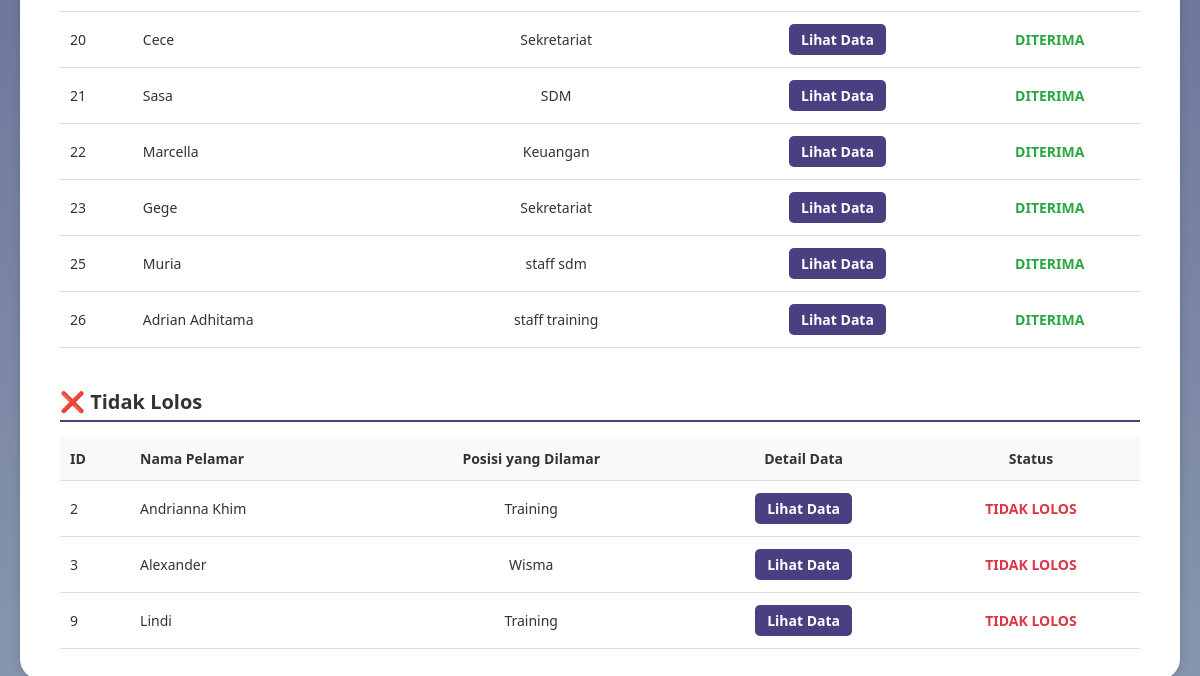
Before: /administrasi_pelamar.php (lower part) with the older database file.
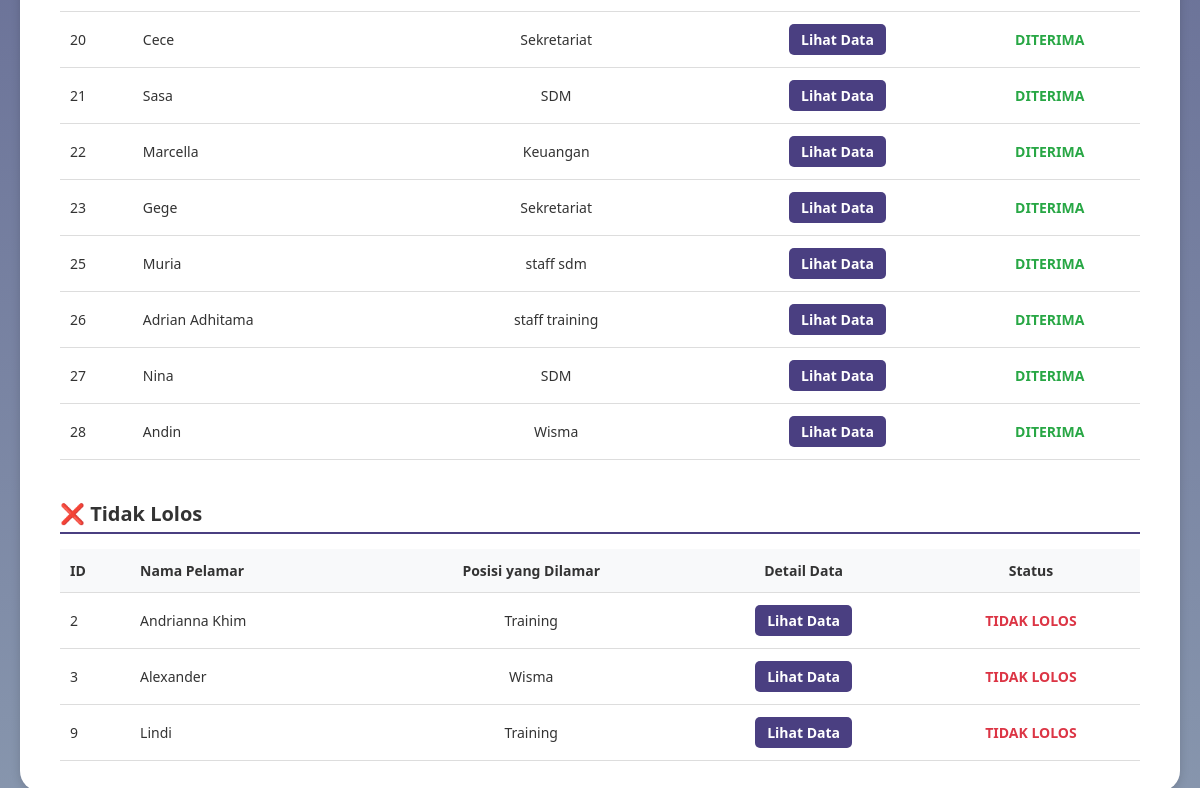
After: the same page with the newer database file.
### tables this page shows
CREATE TABLE `data_pelamar` (
  `id` int(11) NOT NULL,
  `user_id` int(11) NOT NULL,
  `nama_lengkap` varchar(100) DEFAULT NULL,
  `posisi_dilamar` varchar(100) DEFAULT NULL,
  `jenis_kelamin` varchar(20) DEFAULT NULL,
  `tempat_lahir` varchar(100) DEFAULT NULL,
  `tanggal_lahir` date DEFAULT NULL,
  `nik` varchar(50) DEFAULT NULL,
  `alamat_rumah` text DEFAULT NULL,
  `alamat_domisili` text DEFAULT NULL,
  `no_telp` varchar(20) DEFAULT NULL,
  `email` varchar(100) DEFAULT NULL,
  `agama` varchar(50) DEFAULT NULL,
  `kontak_darurat` varchar(50) DEFAULT NULL,
  `pendidikan_terakhir` varchar(50) DEFAULT NULL,
  `surat_lamaran` varchar(255) DEFAULT NULL,
  `cv` varchar(255) DEFAULT NULL,
  `photo_formal` varchar(255) DEFAULT NULL,
  `ijazah_transkrip` varchar(255) DEFAULT NULL,
  `berkas_pendukung` varchar(255) DEFAULT NULL,
  `ktp` varchar(255) DEFAULT NULL,
  `status` varchar(50) DEFAULT 'Menunggu Proses',
  `status_seleksi` varchar(100) DEFAULT 'Proses seleksi sedang berlangsung',
  `pengumuman` text DEFAULT 'Belum ada pengumuman saat ini.',
  `created_at` timestamp NOT NULL DEFAULT current_timestamp()
);

### administrasi_pelamar.php (the view, shortened to what this page needs)
<?php
require 'config.php';
$search_keyword = '';
function getApplicantsByStatus($conn, $status, $search_keyword = '') {
    if (!empty($search_keyword)) {
        $sql = "SELECT id, nama_lengkap, posisi_dilamar, no_telp, email, status
                FROM data_pelamar
                WHERE status = ? AND (nama_lengkap LIKE ? OR posisi_dilamar LIKE ?)";
        $stmt = $conn->prepare($sql);
        $search_term = "%$search_keyword%";
        $stmt->bind_param("sss", $status, $search_term, $search_term);
    } else {
        $sql = "SELECT id, nama_lengkap, posisi_dilamar, no_telp, email, status
                FROM data_pelamar
                WHERE status = ?";
        $stmt = $conn->prepare($sql);
        $stmt->bind_param("s", $status);
    }
    $stmt->execute();
    return $stmt->get_result();
}
$pelamarDiterima = getApplicantsByStatus($conn, 'Diterima', $search_keyword);
$pelamarTidakLolos = getApplicantsByStatus($conn, 'Tidak Lolos', $search_keyword);
?>
<!DOCTYPE html>
<html lang="id">
<head>
</head>
<body>
<main>
    <div class="card">
        <table class="data-table">
            <tbody>
                 <?php if ($pelamarDiterima->num_rows > 0): ?>
                    <?php while($row = $pelamarDiterima->fetch_assoc()): ?>
                    <tr>
                        <td class="text-left"><?= $row['id'] ?></td>
                        <td class="text-left"><?= htmlspecialchars($row['nama_lengkap']) ?></td>
                        <td><?= htmlspecialchars($row['posisi_dilamar']) ?></td>
                        <td><a href="detail_pelamar.php?id=<?= $row['id'] ?>" class="btn-aksi btn-lihat">Lihat Data</a></td>
                        <td><span style="color: #28a745; font-weight: bold;">DITERIMA</span></td>
                    </tr>
                    <?php endwhile; ?>
                <?php else: ?>
                    <tr><td colspan="5" class="no-data">Tidak ada pelamar yang diterima.</td></tr>
                <?php endif; ?>
            </tbody>
        </table>
        <h3 class="section-title">❌ Tidak Lolos</h3>
        <table class="data-table">
            <thead>
                <tr>
                    <th class="text-left">ID</th>
                    <th class="text-left">Nama Pelamar</th>
                    <th>Posisi yang Dilamar</th>
                    <th>Detail Data</th>
                    <th>Status</th>
                </tr>
            </thead>
            <tbody>
                 <?php if ($pelamarTidakLolos->num_rows > 0): ?>
                    <?php while($row = $pelamarTidakLolos->fetch_assoc()): ?>
                    <tr>
                        <td class="text-left"><?= $row['id'] ?></td>
                        <td class="text-left"><?= htmlspecialchars($row['nama_lengkap']) ?></td>
                        <td><?= htmlspecialchars($row['posisi_dilamar']) ?></td>
                        <td><a href="detail_pelamar.php?id=<?= $row['id'] ?>" class="btn-aksi btn-lihat">Lihat Data</a></td>
                        <td><span style="color: #dc3545; font-weight: bold;">TIDAK LOLOS</span></td>
                    </tr>
                    <?php endwhile; ?>
                <?php else: ?>
                    <tr><td colspan="5" class="no-data">Tidak ada pelamar yang tidak lolos.</td></tr>
                <?php endif; ?>
            </tbody>
        </table>
    </div>
</main>
</body>
</html>

Changed rows visible on the page:
added data_pelamar: id "27", nama_lengkap "Nina", posisi_dilamar "SDM"
added data_pelamar: id "28", nama_lengkap "Andin", posisi_dilamar "Wisma"
